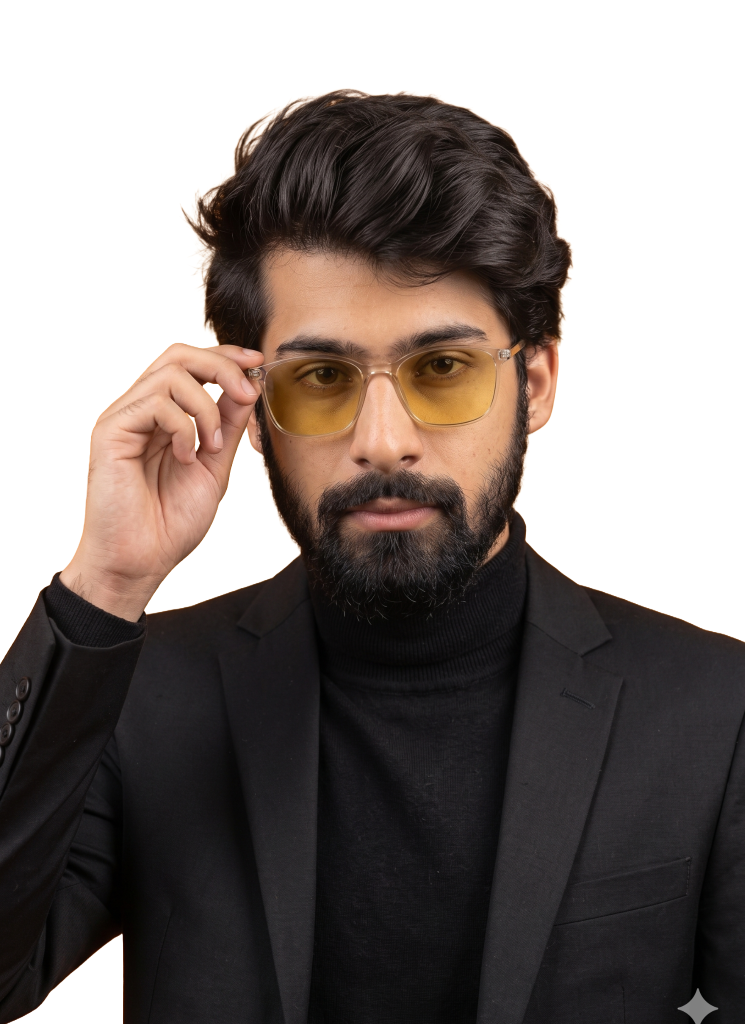
#> input picture my image.png, 1490 x 2048 px (shown at 1/2 size)
$ python generate_perfect_portrait.py
#> lines starting #> are read from the running program, lines starting #| are printed output that depends on the picture; after the words box and inside, x2 and y2 are one past the last pixel; in counts of white or black regions, pixels touching at a corner belong together
"""
DEPRECATED: superseded by rebuild_perfect_svgs_with_morph.py.

This script is an earlier draft of the portrait pipeline. It still contains
hardcoded Windows paths from the original author's machine and, in some
cases, points at the OLD source photo (meeee.png, now in
_old_source_backup/). Do not run this to regenerate the live portrait --
use:

    python rebuild_perfect_svgs_with_morph.py

Kept only for reference to the halftone/dither logic it was built from.
"""
import os
import math
import shutil
import numpy as np
from PIL import Image, ImageFilter, ImageOps

def load_and_crop_photo(photo_path, target_w=300, target_h=307):
#> called with photo_path = 'my image.png', target_w = 300, target_h = 307
    img = Image.open(photo_path)
#> img is the input picture: PIL image 1490x2048 RGBA; mean R, G, B, A 41.2, 32.3, 28.2, 163.2
    arr = np.array(img.convert("RGBA"), dtype=np.float32)

    alpha = arr[:, :, 3] / 255.0
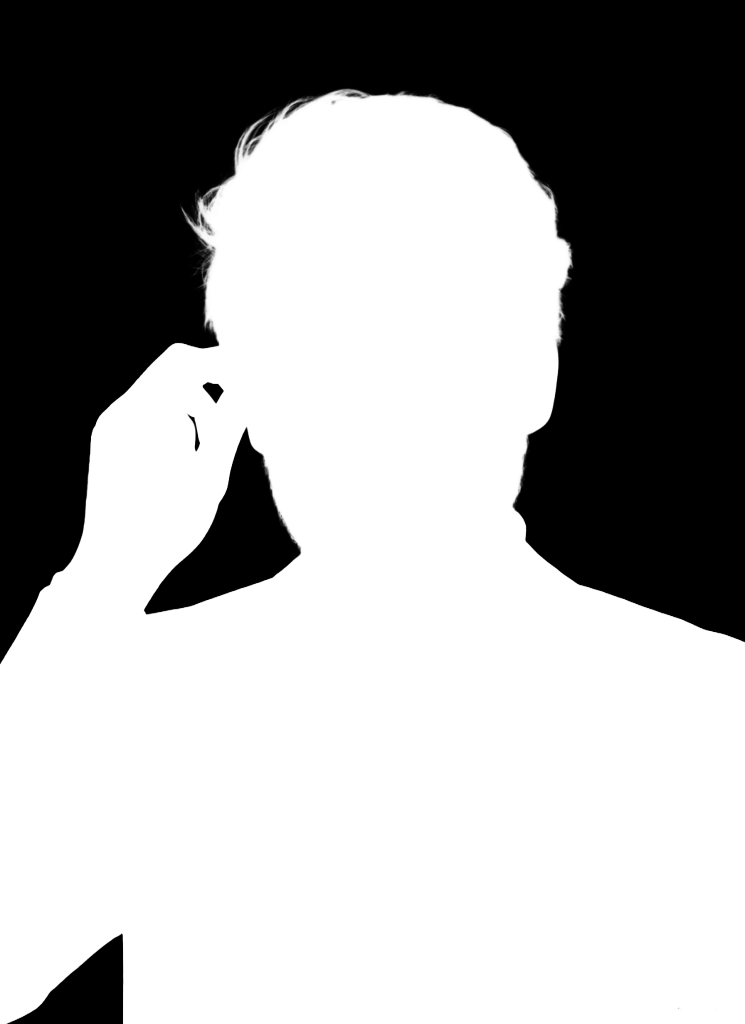
#> alpha: shape (2048, 1490) float32 (shown at 1/2 size); min 0, max 1, mean 0.64
    row_alpha = alpha.sum(axis=1)
#> row_alpha = 2048 values, max 1490 at index 1332, min 0 at index 0, mean 953.3
    top_y = np.where(row_alpha > target_w * 0.1)[0][0]
#> top_y = 181

    start_y = max(0, top_y - 25)
#> start_y = 156
    orig_h, orig_w = arr.shape[:2]
#> orig_h = 2048; orig_w = 1490
    target_aspect = target_w / target_h
    desired_h = int(round(orig_w / target_aspect))
#> desired_h = 1525

    if start_y + desired_h <= orig_h:
        cropped = img.crop((0, start_y, orig_w, start_y + desired_h))
    else:
        avail_h = orig_h - start_y
        desired_w = int(round(avail_h * target_aspect))
        left_x = (orig_w - desired_w) // 2
        cropped = img.crop((left_x, start_y, left_x + desired_w, orig_h))

    resized = cropped.resize((target_w, target_h), Image.Resampling.LANCZOS)
    res_arr = np.array(resized, dtype=np.float32)
    return res_arr

def compute_adaptive_contrast_map(res_arr):
    rgb = res_arr[:, :, :3] / 255.0
    alpha = res_arr[:, :, 3] / 255.0

    alpha_img = Image.fromarray((alpha * 255).astype(np.uint8))
    alpha_smooth = np.array(alpha_img.filter(ImageFilter.GaussianBlur(radius=0.5)), dtype=np.float32) / 255.0
    fg_mask = (alpha_smooth > 0.15).astype(np.float32)

    lum = 0.28 * rgb[:, :, 0] + 0.57 * rgb[:, :, 1] + 0.15 * rgb[:, :, 2]

    lum_img = Image.fromarray((np.clip(lum, 0, 1) * 255).astype(np.uint8))
    blur_large = np.array(lum_img.filter(ImageFilter.GaussianBlur(radius=10)), dtype=np.float32) / 255.0
    blur_med   = np.array(lum_img.filter(ImageFilter.GaussianBlur(radius=3)), dtype=np.float32) / 255.0
    blur_fine  = np.array(lum_img.filter(ImageFilter.GaussianBlur(radius=0.8)), dtype=np.float32) / 255.0

    detail_fine = lum - blur_fine
    detail_med  = lum - blur_med
    local_norm  = lum / (blur_large + 0.05)

    edge_detector = np.array(lum_img.filter(ImageFilter.FIND_EDGES), dtype=np.float32) / 255.0
    edges = np.clip(edge_detector * 2.0, 0, 1) * fg_mask

    h, w = lum.shape
    y_idx, x_idx = np.indices((h, w))

    is_face = (y_idx >= h * 0.15) & (y_idx <= h * 0.65) & (x_idx >= w * 0.2) & (x_idx <= w * 0.8) & (fg_mask > 0.5)
    is_jacket = (y_idx > h * 0.60) & (fg_mask > 0.5)
    is_beard = (y_idx >= h * 0.45) & (y_idx <= h * 0.65) & (x_idx >= w * 0.3) & (x_idx <= w * 0.7) & (fg_mask > 0.5)

    return lum, local_norm, detail_fine, detail_med, edges, fg_mask

def generate_halftone_dither(res_arr, is_dark_mode=True, target_density=0.18):
    lum, local_norm, detail_fine, detail_med, edges, fg_mask = compute_adaptive_contrast_map(res_arr)

    bayer_8x8 = np.array([
        [ 0, 32,  8, 40,  2, 34, 10, 42],
        [48, 16, 56, 24, 50, 18, 58, 26],
        [12, 44,  4, 36, 14, 46,  6, 38],
        [60, 28, 52, 20, 62, 30, 54, 22],
        [ 3, 35, 11, 43,  1, 33,  9, 41],
        [51, 19, 59, 27, 49, 17, 57, 25],
        [15, 47,  7, 39, 13, 45,  5, 37],
        [63, 31, 55, 23, 61, 29, 53, 21]
    ], dtype=np.float32) / 64.0

    h, w = lum.shape
    tiled_bayer = np.tile(bayer_8x8, (int(np.ceil(h / 8)), int(np.ceil(w / 8))))[:h, :w]

    if is_dark_mode:
        base_tone = lum * 0.65 + (local_norm - 1.0) * 0.15 + detail_med * 1.8 + detail_fine * 1.4
        base_tone += edges * 0.35
        base_tone = np.clip(base_tone, 0, 1) * fg_mask

        low, high = -1.0, 1.0
        best_binary = None
        for _ in range(25):
            mid = (low + high) / 2.0
            thresh = (tiled_bayer * 0.75 + 0.12) + mid
            binary = (base_tone > thresh).astype(np.uint8) * (fg_mask > 0.3).astype(np.uint8)
            binary = np.where(edges > 0.45, 1, binary) * (fg_mask > 0.3).astype(np.uint8)
            binary[0, :] = 1; binary[-1, :] = 1; binary[:, 0] = 1; binary[:, -1] = 1

            density = binary.mean()
            if density < target_density:
                high = mid
            else:
                low = mid
        best_binary = binary

    else:
        inv_lum = 1.0 - lum
        base_tone = inv_lum * 0.75 + (1.0 - local_norm) * 0.15 - detail_med * 1.8 - detail_fine * 1.4
        base_tone += edges * 0.45
        base_tone = np.clip(base_tone, 0, 1) * fg_mask

        low, high = -1.0, 1.0
        best_binary = None
        for _ in range(25):
            mid = (low + high) / 2.0
            thresh = (tiled_bayer * 0.70 + 0.10) + mid
            binary = (base_tone > thresh).astype(np.uint8) * (fg_mask > 0.3).astype(np.uint8)
            binary = np.where(edges > 0.40, 1, binary) * (fg_mask > 0.3).astype(np.uint8)
            binary[0, :] = 1; binary[-1, :] = 1; binary[:, 0] = 1; binary[:, -1] = 1

            density = binary.mean()
            if density > target_density:
                low = mid
            else:
                high = mid
        best_binary = binary

    return best_binary

def print_statistics(name, binary):
    total = binary.size
    active = binary.sum()
    print(f"\n--- Statistical Quality Check: {name} ---")
    print(f"Total active dots: {active} out of {total} ({active/total:.2%})")

    runs = []
    h, w = binary.shape
    for y in range(h):
        row = binary[y]
        diff = np.diff(np.concatenate(([0], row, [0])))
        starts = np.where(diff == 1)[0]
        ends = np.where(diff == -1)[0]
        for s, e in zip(starts, ends):
            runs.append(e - s)

    runs = np.array(runs)
    if len(runs) > 0:
        single_pixels = (runs == 1).sum() / len(runs)
        print(f"Run count: {len(runs)}, Mean run length: {runs.mean():.2f}, Single-pixel runs: {single_pixels:.2%}")
    else:
        print("No runs found.")

if __name__ == "__main__":
    photo_path = "my image.png"
    if not os.path.exists(photo_path):
        print(f"Error: file {photo_path} not found.")
        exit(1)

    print("Processing photo with Ultimate Adaptive Contrast & Density Engine...")
    res_arr = load_and_crop_photo(photo_path, 300, 307)

    binary_dark = generate_halftone_dither(res_arr, is_dark_mode=True, target_density=0.182)
#> in compute_adaptive_contrast_map, `fg_mask = (alpha_smooth > 0.15).astype(np.float32)`:
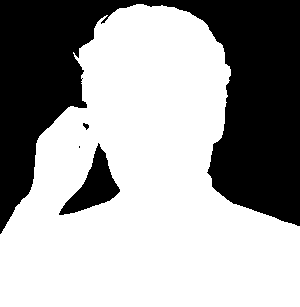
#> fg_mask: shape (307, 300) float32; values 0 (black) and 1 (white), 63.5% white; 4 black regions (1 under 20 px), largest, box (x1, y1, x2, y2) and area: (0, 0, 300, 234) 31858, (59, 143, 120, 215) 1710, (83, 123, 89, 130) 25
#> in compute_adaptive_contrast_map, `is_face = (y_idx >= h * 0.15) & (y_idx <= h * 0.65) & (x_idx >= w * 0...`: is_face: shape (307, 300) bool; 23.9% white; 1 white region, box (x1, y1, x2, y2) and area: (60, 47, 231, 200) 21982
#> in compute_adaptive_contrast_map, `is_jacket = (y_idx > h * 0.60) & (fg_mask > 0.5)`: is_jacket: shape (307, 300) bool; 35.4% white; 1 white region, box (x1, y1, x2, y2) and area: (0, 185, 300, 307) 32582
#> in compute_adaptive_contrast_map, `is_beard = (y_idx >= h * 0.45) & (y_idx <= h * 0.65) & (x_idx >= w * 0..`: is_beard: shape (307, 300) bool; 6.8% white; 1 white region, box (x1, y1, x2, y2) and area: (90, 139, 211, 200) 6303
#> the loop in generate_halftone_dither, `for _ in range(25):` made 25 passes
#> density on passes 1 to 12: 0.133, 0.456, 0.285, 0.19, 0.156, 0.17, 0.179, 0.183, 0.181, 0.182, 0.181, 0.182
#> after the loop in generate_halftone_dither, `for _ in range(25):`: binary: shape (307, 300); values 0 (black) and 1 (white), 18.2% white in thin lines or dots
    binary_light = generate_halftone_dither(res_arr, is_dark_mode=False, target_density=0.415)
#> call 2 of generate_halftone_dither, with is_dark_mode = False, target_density = 0.415
#> in generate_halftone_dither (call 2), `inv_lum = 1.0 - lum`:
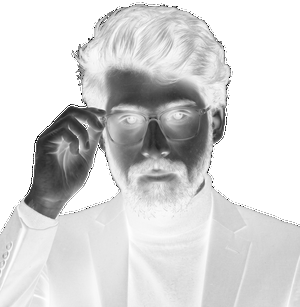
#> inv_lum: shape (307, 300) float32; min 0, max 1, mean 0.841
#> in generate_halftone_dither (call 2), `base_tone = np.clip(base_tone, 0, 1) * fg_mask`:
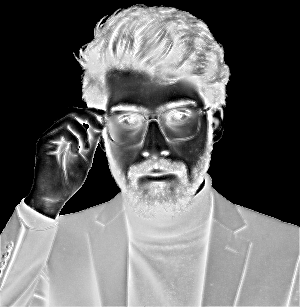
#> base_tone: shape (307, 300) float32; min 0, max 1, mean 0.401
#> the loop in generate_halftone_dither (call 2), `for _ in range(25):` made 25 passes
#> density on passes 1 to 12: 0.501, 0.163, 0.329, 0.416, 0.372, 0.394, 0.405, 0.411, 0.413, 0.415, 0.415, 0.415
#> after the loop in generate_halftone_dither (call 2), `for _ in range(25):`:
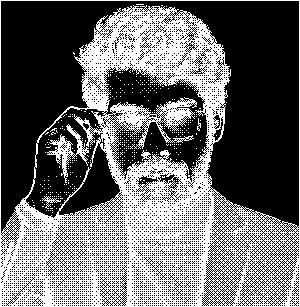
#> binary: shape (307, 300); values 0 (black) and 1 (white), 41.5% white in thin lines or dots

    print_statistics("Dark Theme Portrait", binary_dark)
#> in print_statistics, `active = binary.sum()`: active = 16762
#| Total active dots: 16762 out of 92100 (18.20%)
#> the loop in print_statistics, `for y in range(h):` made 307 passes
#> (starts, ends) on passes 1 to 3: ([0], [300]), ([0, 299], [1, 300]), ([0, 299], [1, 300])
#> after the loop in print_statistics, `for y in range(h):`: runs = 9035 values, max 300 at index 0, min 1 at index 1, mean 1.86
#> in print_statistics, `single_pixels = (runs == 1).sum() / len(runs)`: single_pixels = 0.777
#| Run count: 9035, Mean run length: 1.86, Single-pixel runs: 77.66%
    print_statistics("Light Theme Portrait", binary_light)
#| Total active dots: 38221 out of 92100 (41.50%)
#> the loop in print_statistics (call 2), `for y in range(h):` made 307 passes
#| Run count: 13605, Mean run length: 2.81, Single-pixel runs: 69.08%

    h, w = binary_dark.shape
#> h = 307; w = 300
    dark_preview = np.full((h, w, 3), [10, 16, 31], dtype=np.uint8)
    dark_preview[binary_dark == 1] = [167, 139, 250]
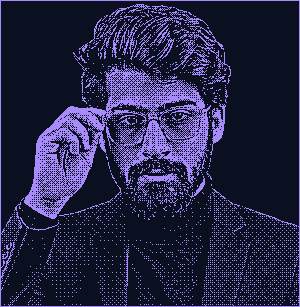
#> dark_preview: shape (307, 300, 3); mean of channels 0, 1, 2 38.6, 38.4, 70.9; drawn as R, G, B
    Image.fromarray(dark_preview).save("perfect_dark.png")

    light_preview = np.full((h, w, 3), [248, 250, 252], dtype=np.uint8)
    light_preview[binary_light == 1] = [124, 58, 237]
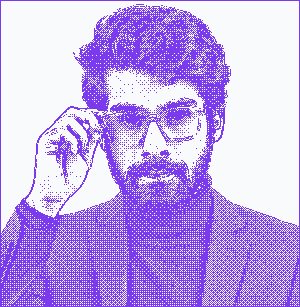
#> light_preview: shape (307, 300, 3); mean of channels 0, 1, 2 196.5, 170.3, 245.8; drawn as R, G, B
    Image.fromarray(light_preview).save("perfect_light.png")

    # Save to artifacts directory as well
    artifacts_dir = "C:/Users/M.Shahzaib/.gemini/antigravity/brain/d4cc5c92-ddf6-4f25-9f64-bcabfa9266d5"
    if os.path.exists(artifacts_dir):
        shutil.copyfile("perfect_dark.png", os.path.join(artifacts_dir, "perfect_dark.png"))
        shutil.copyfile("perfect_light.png", os.path.join(artifacts_dir, "perfect_light.png"))
        print(f"\nCopied preview images to artifacts directory: {artifacts_dir}")

    print("\nSaved high-resolution verification previews:\n  -> perfect_dark.png\n  -> perfect_light.png")
